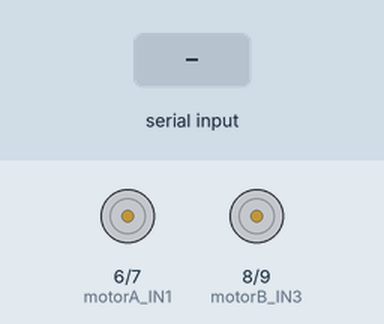
Recording of a sketch running on a simulated Arduino Uno, built with avr-gcc and run on an emulated ATmega328P. Parts: motor-driver pin pairs drawn as motors (green arrow = first pin HIGH = forward, orange = second pin HIGH = backward, longer = more drive, scaled by the enable pin). Inputs (shaded band) come from the test bench.

Above: at 1.2 s.
1.3 s: "F" received over Serial
At 2.5 s:
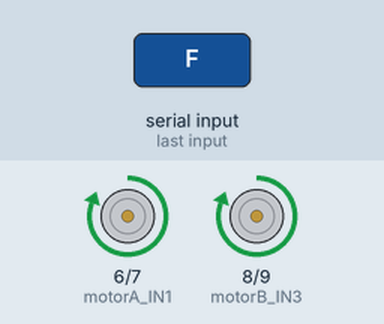
2.8 s: "B" received over Serial
At 3.6 s:
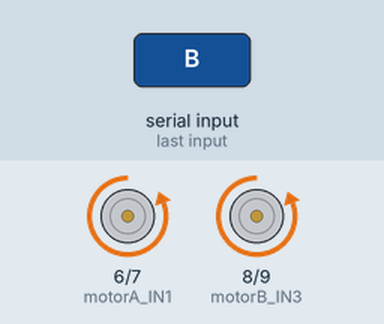
4.3 s: "L" received over Serial
At 4.7 s:
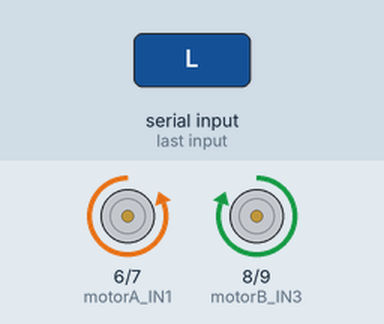
5.8 s: "R" received over Serial
At 7.0 s:
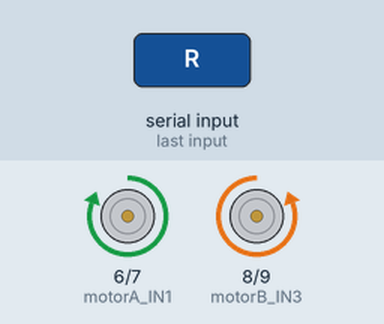
7.3 s: "S" received over Serial
At 8.2 s:
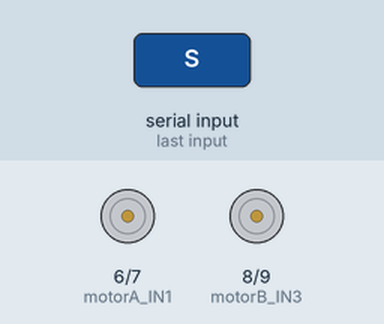
Timing chart, 0 to 9.8 s (numbered marks = the images above; inputs shaded):
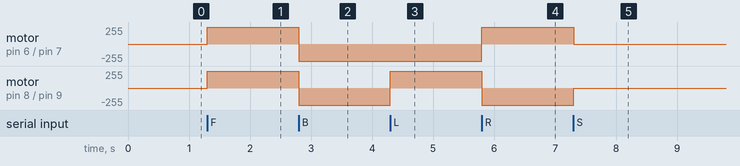

Measured:
- after the input at 1.3 s, motor on pin 6 (motorA_IN1) / pin 7 (motorA_IN2), motor on pin 8 (motorB_IN3) / pin 9 (motorB_IN4): stopped → forward 255/255 at once
- after the input at 2.8 s, motor on pin 6 (motorA_IN1) / pin 7 (motorA_IN2), motor on pin 8 (motorB_IN3) / pin 9 (motorB_IN4): forward 255/255 → backward 255/255 at once
- after the input at 4.3 s, motor on pin 8 (motorB_IN3) / pin 9 (motorB_IN4): backward 255/255 → forward 255/255 at once
- after the input at 5.8 s, motor on pin 6 (motorA_IN1) / pin 7 (motorA_IN2): backward 255/255 → forward 255/255 at once; motor on pin 8 (motorB_IN3) / pin 9 (motorB_IN4): forward 255/255 → backward 255/255 at once
- after the input at 7.3 s, motor on pin 6 (motorA_IN1) / pin 7 (motorA_IN2): forward 255/255 → stopped at once; motor on pin 8 (motorB_IN3) / pin 9 (motorB_IN4): backward 255/255 → stopped at once

The sketch:

KIARA.ino
```cpp
// Motor A
const int motorA_ENA = 5;
const int motorA_IN1 = 6;
const int motorA_IN2 = 7;

// Motor B
const int motorB_ENB = 10;
const int motorB_IN3 = 8;
const int motorB_IN4 = 9;

char command;

void setup() {
  // Set all motor control pins to output
  pinMode(motorA_ENA, OUTPUT);
  pinMode(motorA_IN1, OUTPUT);
  pinMode(motorA_IN2, OUTPUT);
  pinMode(motorB_ENB, OUTPUT);
  pinMode(motorB_IN3, OUTPUT);
  pinMode(motorB_IN4, OUTPUT);

  // Initialize serial communication for Bluetooth module
  Serial.begin(9600);
}

void loop() {
  if (Serial.available() > 0) {
    command = Serial.read();

    switch (command) {
      case 'F': // Move forward
        digitalWrite(motorA_IN1, HIGH);
        digitalWrite(motorA_IN2, LOW);
        digitalWrite(motorB_IN3, HIGH);
        digitalWrite(motorB_IN4, LOW);
        analogWrite(motorA_ENA, 255);
        analogWrite(motorB_ENB, 255);
        break;
      case 'B': // Move backward
        digitalWrite(motorA_IN1, LOW);
        digitalWrite(motorA_IN2, HIGH);
        digitalWrite(motorB_IN3, LOW);
        digitalWrite(motorB_IN4, HIGH);
        analogWrite(motorA_ENA, 255);
        analogWrite(motorB_ENB, 255);
        break;
      case 'L': // Turn left
        digitalWrite(motorA_IN1, LOW);
        digitalWrite(motorA_IN2, HIGH);
        digitalWrite(motorB_IN3, HIGH);
        digitalWrite(motorB_IN4, LOW);
        analogWrite(motorA_ENA, 255);
        analogWrite(motorB_ENB, 255);
        break;
      case 'R': // Turn right
        digitalWrite(motorA_IN1, HIGH);
        digitalWrite(motorA_IN2, LOW);
        digitalWrite(motorB_IN3, LOW);
        digitalWrite(motorB_IN4, HIGH);
        analogWrite(motorA_ENA, 255);
        analogWrite(motorB_ENB, 255);
        break;
      case 'S': // Stop
        digitalWrite(motorA_IN1, LOW);
        digitalWrite(motorA_IN2, LOW);
        digitalWrite(motorB_IN3, LOW);
        digitalWrite(motorB_IN4, LOW);
        analogWrite(motorA_ENA, 0);
        analogWrite(motorB_ENB, 0);
        break;
    }
  }
}
```
